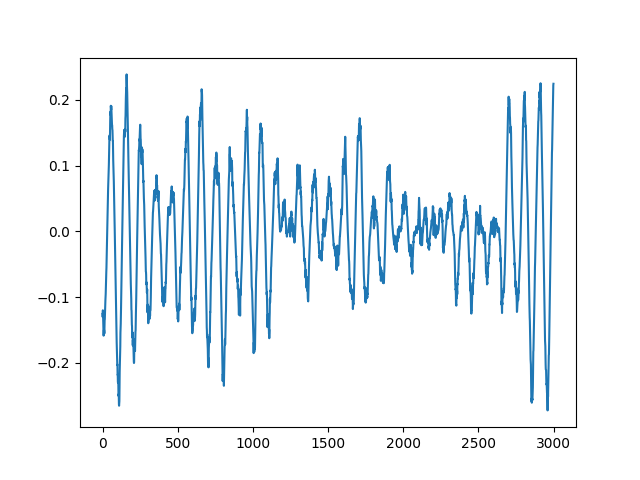

Recreate this plot in Python.
import torch as th
import numpy as np
import qepsilon as qe
import matplotlib.pyplot as plt
op = qe.ColorNoisePauliOperatorGroup(n_qubits=1, id="sz_noise_color1", batchsize=10, 
    tau=50, amp=0.1, omega=3.1415/5, requires_grad=False)
op.add_operator('Z')
noise_list = []
dt= 0.1
for i in range(10000):
    _, coef = op.sample(dt)
    noise_list.append(coef)
noise_list = th.stack(noise_list) # (10000,10)

corr_all = [(noise_list**2).mean()]
for i in range(1,1000):
    corr = (noise_list[i:] * noise_list[:-i]).mean()
    corr_all.append(corr)
corr_all = th.tensor(corr_all) / corr_all[0]

# plt.plot(np.arange(corr_all.shape[0])*dt, corr_all)
plt.plot(noise_list[:3000,0])
plt.savefig('test.png')